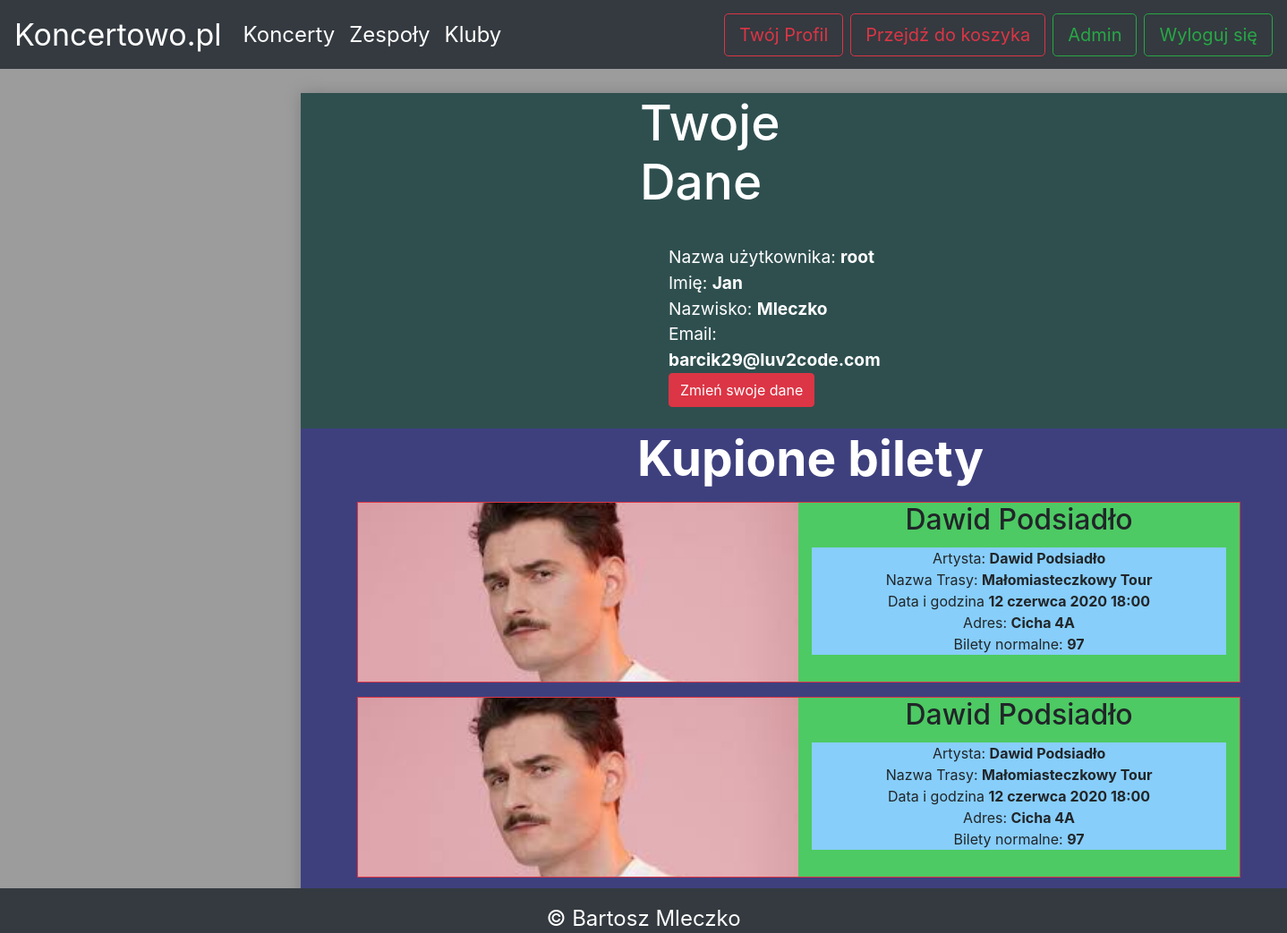
The app's page /profile (signed in) with its own data.
### zespol/models.py (models this page shows, shortened)
class Profile(models.Model):
    user = models.OneToOneField(User,on_delete=models.CASCADE)
    imie = models.CharField("imie", max_length=30)
    nazwisko = models.CharField("nazwisko", max_length=30)
    email = models.CharField("email", max_length=30)
    image = models.ImageField("profile_image", upload_to="profiles", blank=True)
    class Meta:
        verbose_name="Profil"
        verbose_name_plural="Profile"

class Ticket(models.Model):
    concert = models.ForeignKey(Concert,on_delete=models.CASCADE)
    profile = models.ForeignKey(Profile ,on_delete=models.CASCADE)
    is_bought = models.BooleanField("is_bought",default=False)
    class Meta:
        verbose_name="Bilet"
        verbose_name_plural="Bilety"

class Concert(models.Model):
    name = models.CharField("concert_name", max_length=100)
    date = models.DateTimeField("concert_date")
    band = models.ForeignKey(Band,on_delete=models.CASCADE)
    club = models.ForeignKey(Club,on_delete=models.CASCADE)
    normal_tickets = models.IntegerField("normal_tickets",default=100)
    ticket_price = models.IntegerField("ticket_price", default=40)
    class Meta:
        verbose_name="Koncert"
        verbose_name_plural="Koncerty"

class Band(models.Model):
    name = models.CharField('band_name', max_length=50)
    image = models.ImageField("band_image", upload_to="icons/bands", blank=True)
    genre = models.ForeignKey(Genre,on_delete=models.CASCADE)
    class Meta:
        verbose_name="Zespol"
        verbose_name_plural="Zespoly"

class Club(models.Model):
    name = models.CharField("club_name", max_length=100)
    address = models.CharField("address", max_length=100)
    city = models.CharField("address", max_length=100,default='Rzeszów')
    image = models.ImageField("club_image", upload_to="icons/clubs", blank=True)
    normal_tickets = models.IntegerField("normal_tickets",default=100)
    class Meta:
        verbose_name="Klub"
        verbose_name_plural="Kluby"

### zespol/views.py (the view)
# urls.py: path('profile',views.profile,name="profile"),
@login_required
def profile(request):
    profile = request.user.profile
    tickets = Ticket.objects.all().filter(profile=request.user.profile)
    return render(request,'profile.html',{'profile':profile,'tickets':tickets})

### zespol/templates/profile.html (shortened to what this page needs)
{% extends 'index.html' %}
{% load static %}
{%  block content %}
    <div class="container content ml-5" style="position: absolute; top: 10%; left:20vw; bottom:5%; background: rgba(10,14,110,0.64); box-shadow: 0 0 1em gray; height:fit-content; min-height: 80%;" >
<div class="row " style="background: darkslategray; color: white;">
    <div class="col-11">
        <div class="row">
            <div class="col"></div>
            <div class="col ">
                <h1 style="font-size: 55px;" class="ml-3">Twoje Dane</h1>
                <div class="ml-5 pb-4" style="font-size: larger">
                    <br>
                    <span>Nazwa użytkownika: <b>{{profile.user.username}}</b></span>
                    <br>
                    <span>Imię: <b>{{profile.imie}}</b></span>
                    <br>
                    <span>Nazwisko: <b>{{profile.nazwisko}}</b></span>
                    <br>
                    <span>Email: <b>{{profile.email}}</b></span>
                    <br>
                    <a href="/profile-update" class=" btn btn-danger ">Zmień swoje dane</a>
                    </div>
            </div>
            <div class="col"></div>
        </div>
    </div>
</div>
        <h1 style="text-align: center; font-size: 55px; color: white; "><b>Kupione bilety</b></h1>
{% for ticket in tickets %}
<div class="row mt-3 mb-3 ml-5">
            <div class="col-11  bg-light border border-danger">
                {%  if ticket.is_bought == True%}
                <div class="row">
                    <div class="col" style="background: darkgray;  min-height: 200px; height: inherit; background-image: url('{{ ticket.concert.band.image.url }}'); background-size: cover; background-repeat: no-repeat; background-position: center;" >
                     </div>
                    <div class="col" style="text-align: center; background:#4dca63;">
                        <h2 class="pb-1">{{ ticket.concert.band.name }}</h2>
                                  <div class="mt-1" style="background:lightskyblue;">
                                <span>Artysta: <b>{{ ticket.concert.band.name}}</b></span>
                                <br>
                                 <span>Nazwa Trasy: <b>{{ ticket.concert.name }}</b></span>
                                <br>
                                <span> Data i godzina <b>{{ ticket.concert.date |date:"j E Y G:i" }}</b></span>
                                <br>
                                    <span> Adres:  <b>{{ ticket.concert.club.address }}</b></span>
                                <br>
                                      <span> Bilety normalne: <b>{{ ticket.concert.normal_tickets}}</b></span>
                                <br>
                            </div>
                    </div>
                </div>
                {% endif %}
            </div>
    </div>
{% endfor %}
        </div>
        </div>
{% endblock %}

### records on screen
Profile: user.username "root", imie "Jan", nazwisko "Mleczko", email "barcik29@luv2code.com"
Ticket: concert.band.image (picture), concert.band.name "Dawid Podsiadło", concert.name "Małomiasteczkowy Tour", concert "12 czerwca 2020 18:00", concert.club.address "Cicha 4A", concert.normal_tickets "97"
Ticket: concert.band.image (picture), concert.band.name "Dawid Podsiadło", concert.name "Małomiasteczkowy Tour", concert "12 czerwca 2020 18:00", concert.club.address "Cicha 4A", concert.normal_tickets "97"
